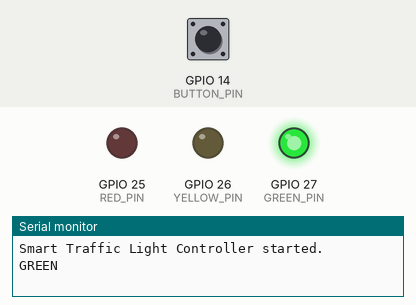
Bench run of a sketch on a simulated ESP32. Parts: output pins drawn as LEDs (lit = HIGH), the last lines printed to the serial monitor. The inputs (shaded band) are chosen by the test bench; at power-on: GPIO 14 (BUTTON_PIN) HIGH.

Above: at 4.0 s.
At 9.0 s:
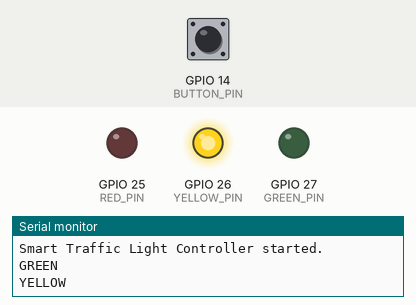
At 14.0 s:
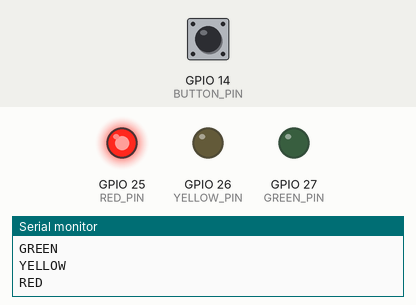
Timing chart, 0 to 23.4 s (numbered marks = the images above):
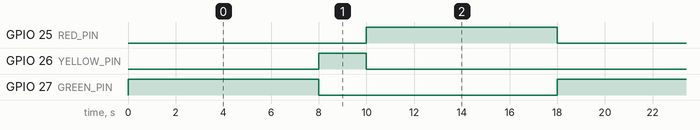

Measured:
- by itself, GPIO 25 (RED_PIN), GPIO 27 (GREEN_PIN): alternates HIGH for 8.0 s and LOW for 10.0 s
- by itself, GPIO 26 (YELLOW_PIN): alternates HIGH for 2.0 s and LOW for 16.0 s
- by itself, everything shown: repeats every 18.0 s, in 3 steps

The sketch:

1_Smart_Traffic_Light_Controller.ino
```cpp
/*
  SMART TRAFFIC LIGHT CONTROLLER - ESP32
  ----------------------------------------
  Simulates a 4-way / single junction traffic light using
  RED, YELLOW, GREEN LEDs. Includes a pedestrian request button
  (optional) that shortens the green phase for a safe crossing.

  WIRING:
    RED    LED -> GPIO 25  (through 220ohm resistor) -> GND
    YELLOW LED -> GPIO 26  (through 220ohm resistor) -> GND
    GREEN  LED -> GPIO 27  (through 220ohm resistor) -> GND
    PUSH BUTTON -> GPIO 14 to GND (uses internal pull-up)

  Upload via Arduino IDE with "ESP32 Dev Module" board selected.
*/

const int RED_PIN    = 25;
const int YELLOW_PIN = 26;
const int GREEN_PIN  = 27;
const int BUTTON_PIN = 14;   // pedestrian crossing request (optional)

// Timings (in milliseconds) - adjust to taste
const unsigned long GREEN_TIME   = 8000;
const unsigned long YELLOW_TIME  = 2000;
const unsigned long RED_TIME     = 8000;
const unsigned long PED_GREEN_TIME = 4000; // shortened green if button pressed

volatile bool pedestrianRequest = false;

void IRAM_ATTR handleButtonPress() {
  pedestrianRequest = true;
}

void setup() {
  Serial.begin(115200);

  pinMode(RED_PIN, OUTPUT);
  pinMode(YELLOW_PIN, OUTPUT);
  pinMode(GREEN_PIN, OUTPUT);
  pinMode(BUTTON_PIN, INPUT_PULLUP);

  attachInterrupt(digitalPinToInterrupt(BUTTON_PIN), handleButtonPress, FALLING);

  // Start in RED state
  setLights(true, false, false);
  Serial.println("Smart Traffic Light Controller started.");
}

void loop() {
  // ---- GREEN PHASE ----
  setLights(false, false, true);
  Serial.println("GREEN");
  unsigned long greenDuration = pedestrianRequest ? PED_GREEN_TIME : GREEN_TIME;
  waitOrInterrupt(greenDuration);
  pedestrianRequest = false; // reset request after serving it

  // ---- YELLOW PHASE ----
  setLights(false, true, false);
  Serial.println("YELLOW");
  delay(YELLOW_TIME);

  // ---- RED PHASE ----
  setLights(true, false, false);
  Serial.println("RED");
  waitOrInterrupt(RED_TIME);
}

void setLights(bool red, bool yellow, bool green) {
  digitalWrite(RED_PIN, red);
  digitalWrite(YELLOW_PIN, yellow);
  digitalWrite(GREEN_PIN, green);
}

// Waits for 'duration' ms, but can be used later to react early to events
void waitOrInterrupt(unsigned long duration) {
  delay(duration);
}
```
